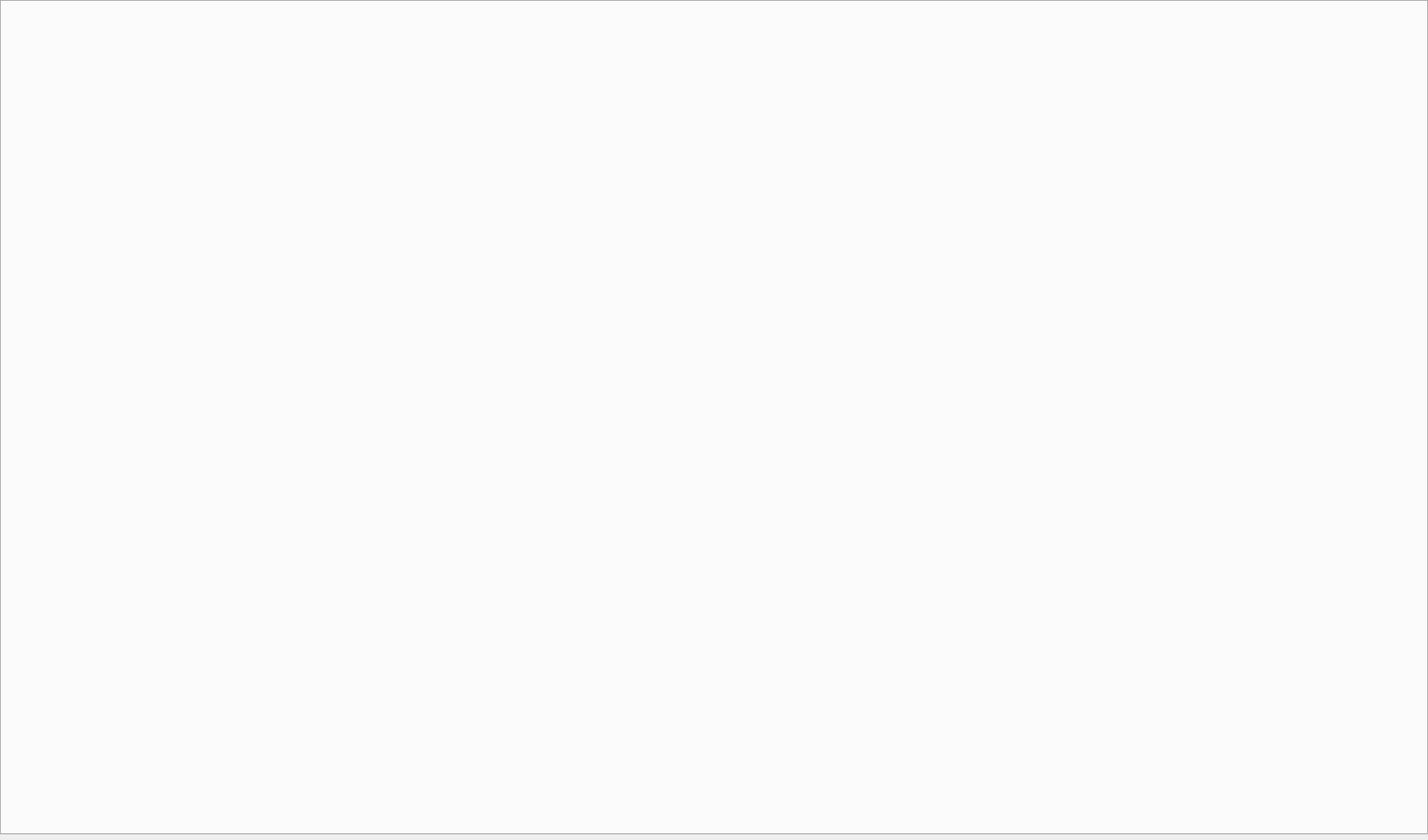
<?xml version="1.0" encoding="UTF-8"?>
<ui version="4.0">
 <class>Form</class>
 <widget class="QWidget" name="Form">
  <property name="geometry">
   <rect>
    <x>0</x>
    <y>0</y>
    <width>1700</width>
    <height>1000</height>
   </rect>
  </property>
  <property name="windowTitle">
   <string>Form</string>
  </property>
  <layout class="QVBoxLayout" name="verticalLayout" stretch="0,0">
   <property name="leftMargin">
    <number>0</number>
   </property>
   <property name="topMargin">
    <number>0</number>
   </property>
   <property name="rightMargin">
    <number>0</number>
   </property>
   <property name="bottomMargin">
    <number>0</number>
   </property>
   <item>
    <widget class="QTabWidget" name="tabWidget">
     <property name="currentIndex">
      <number>-1</number>
     </property>
    </widget>
   </item>
   <item>
    <widget class="QWidget" name="clientHeaderPlaceholder" native="true"/>
   </item>
  </layout>
 </widget>
 <resources/>
 <connections/>
</ui>
